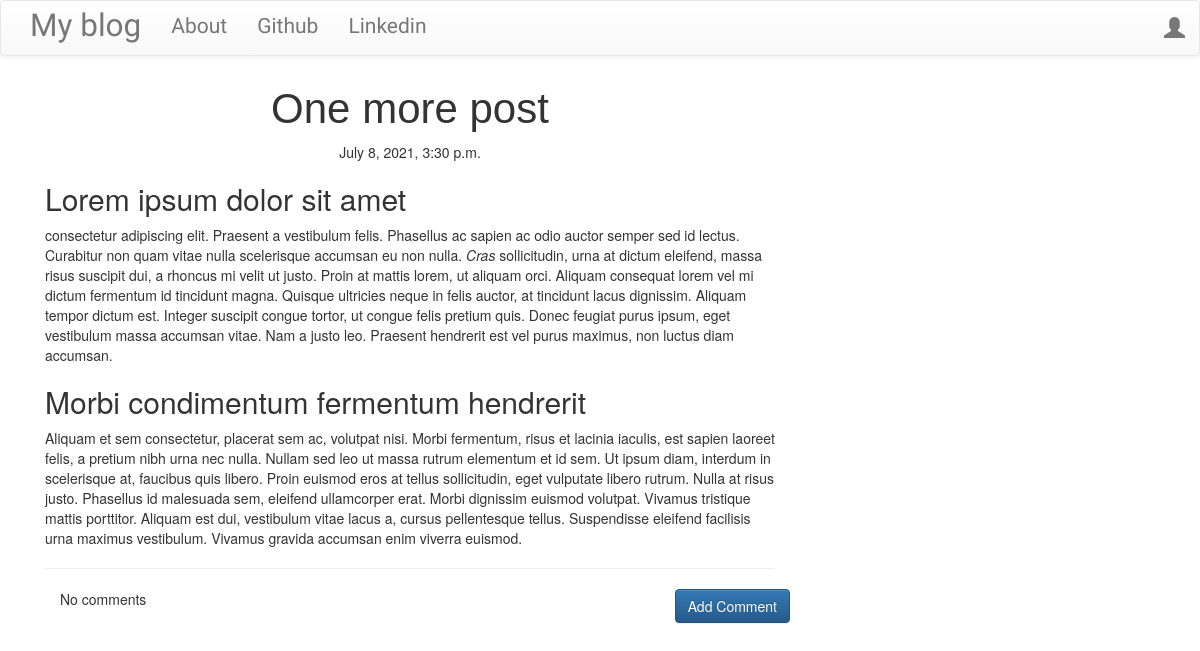
Screenshot of /post/8 with the database file from the repository.
### blog/models.py (models this page shows, shortened)
class Post(models.Model):
    author = models.ForeignKey('auth.User', on_delete=CASCADE)
    title = models.CharField(max_length=200)
    text = models.TextField()
    created_date = models.DateTimeField(default=timezone.now)
    published_date = models.DateTimeField(blank=True,null=True)

### blog/views.py (the view)
# urls.py: url(r'^post/(?P<pk>\d+)$',views.PostDetailView.as_view(),name='post_detail'),
class PostDetailView(DetailView):
    model = Post

### blog/templates/blog/post_detail.html (shortened to what this page needs)
{% extends "blog/base.html" %}
{% block content %}
    <h1 class="posttitle">{{post.title}}</h1>
    {% if post.published_date %}
        <div class="date postdate">
            {{ post.published_date }}
        </div>
    {% else %}
        <a class="btn btn-default" href="{% url 'post_publish' pk=post.pk %}">Publish</a>
    {% endif %}
    <p class="postcontent">{{ post.text|safe|linebreaks }}</p>
    <hr>
    <a class="btn btn-primary btn-comment" href="{% url 'add_comment_to_post' pk=post.pk %}">Add Comment</a>
    <div class="container">
        {% for comment in post.comments.all %}
        <br>
            {% if user.is_authenticated or comment.approved_comment %}
                {{ comment.created_date }}
                    {% if not comment.approved_comment %}
                    <a class="btn btn-default" href="{% url 'comment_remove' pk=comment.pk %}">
                        <span class="glyphicon glyphicon-remove"></span>
                    </a>
                    <a class="btn btn-default" href="{% url 'comment_approve' pk=comment.pk %}">
                        <span class="glyphicon glyphicon-ok"></span>
                    </a>
                    {% endif %}
                <p>{{comment.text|safe|linebreaks}}</p>
                <p>Posted By: {{ comment.author }}</p>
            {% endif %}
            {% empty %}
            <p>No comments</p>
        {% endfor %}
    </div>
{% endblock %}

### blog/static/css/blog.css (style rules this page uses)
.postdate { text-align: center; }
.posttitle { font-family: 'Russo One',sans-serif; font-size: 3em; text-align: center; }
.postcontent { font-family: 'Montserrat'; font-size: 1.5em; }
.btn-comment { position: absolute; right: 0px; }

### rows the page displays
Post: title "One more post", published_date "July 8, 2021, 3:30 p.m.", text "Lorem ipsum dolor sit amet consectetur adipiscing elit. Praesent a vestibulum felis. Phasellus ac sapien ac odio auctor semper sed id lectus. Curabitur non quam vitae nulla scelerisque accumsan eu non nulla. Cras sollicitudin, urna at dictum eleifend, massa risus suscipit dui, a rhoncus mi velit ut justo. Proin at mattis lorem, ut aliquam orci. Aliquam consequat lorem vel mi dictum fermentum id tincidunt magna. Quisque ultricies neque in felis auctor, at tincidunt lacus dignissim. Aliquam tempor dictum est. Integer suscipit congue tortor, ut congue felis pretium quis. Donec feugiat purus ipsum, eget vestibulum massa accumsan vitae. Nam a justo leo. Praesent hendrerit est vel purus maximus,…"
